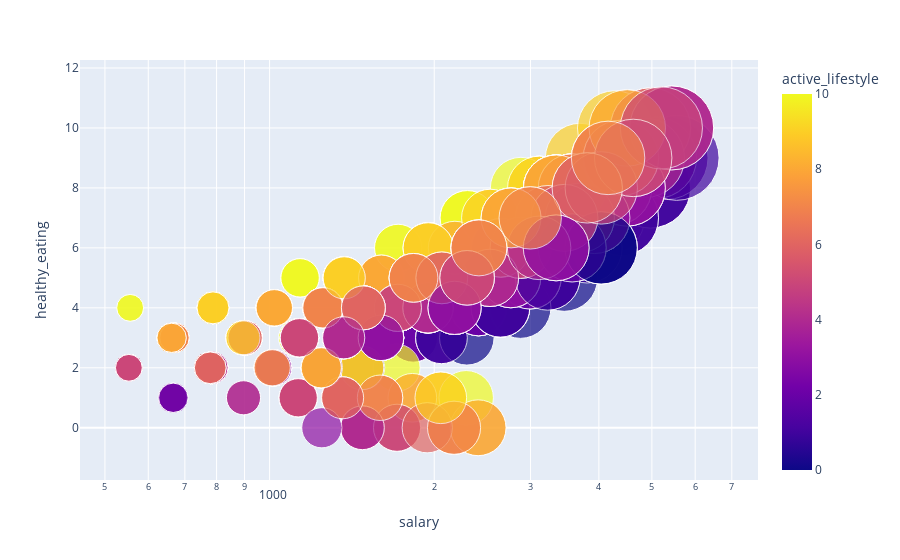

Notebook code for this chart:
### Markdown cell above
**Healthy Eating VS Salary VS Active lifestyle**

### Code cell
import plotly.express as px

fig = px.scatter(employee_salary, x= 'salary', y='healthy_eating',
                size='salary', color='active_lifestyle',
                hover_name = 'active_lifestyle', log_x=True, size_max=60)

fig.show()

### Figure 1 — Plotly figure (JSON) as saved in the notebook; plotly's stock layout.template omitted (floating-point values rounded to 4 significant figures; data arrays with more than 128 entries replaced by an {"elided": "..."} marker saying what was removed)
{"data": [{"hoverlabel": {"namelength": 0}, "hovertemplate": "<b>%{hovertext}</b><br><br>salary=%{marker.size}<br>healthy_eating=%{y}<br>active_lifestyle=%{marker.color}", "hovertext": {"elided": "1000 float values"}, "legendgroup": "", "marker": {"color": {"elided": "1000 int values"}, "coloraxis": "coloraxis", "size": {"elided": "1000 int values"}, "sizemode": "area", "sizeref": 1.542, "symbol": "circle"}, "mode": "markers", "name": "", "showlegend": false, "type": "scatter", "x": {"elided": "1000 int values"}, "xaxis": "x", "y": {"elided": "1000 int values"}, "yaxis": "y"}], "layout": {"coloraxis": {"colorbar": {"title": {"text": "active_lifestyle"}}, "colorscale": [[0.0, "#0d0887"], [0.1111, "#46039f"], [0.2222, "#7201a8"], [0.3333, "#9c179e"], [0.4444, "#bd3786"], [0.5556, "#d8576b"], [0.6667, "#ed7953"], [0.7778, "#fb9f3a"], [0.8889, "#fdca26"], [1.0, "#f0f921"]]}, "legend": {"itemsizing": "constant", "tracegroupgap": 0}, "margin": {"t": 60}, "xaxis": {"anchor": "y", "domain": [0.0, 1.0], "title": {"text": "salary"}, "type": "log"}, "yaxis": {"anchor": "x", "domain": [0.0, 1.0], "title": {"text": "healthy_eating"}}}}
